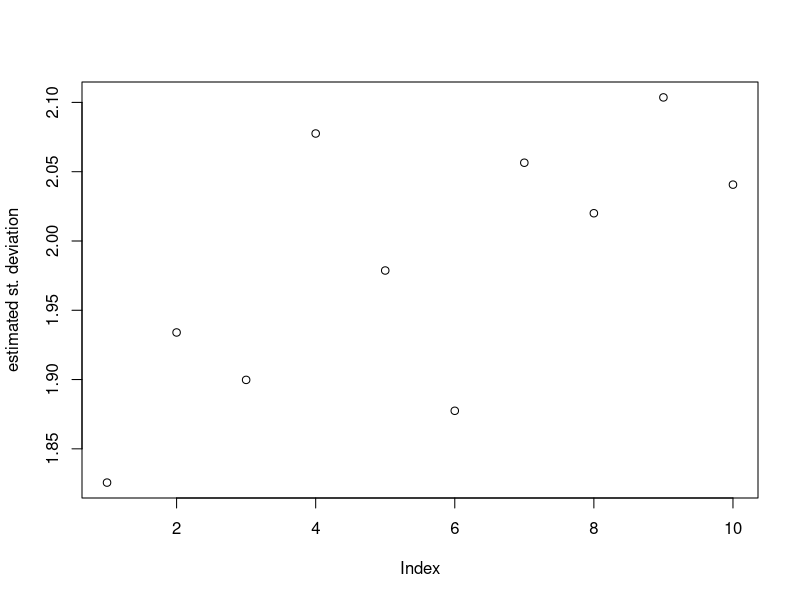
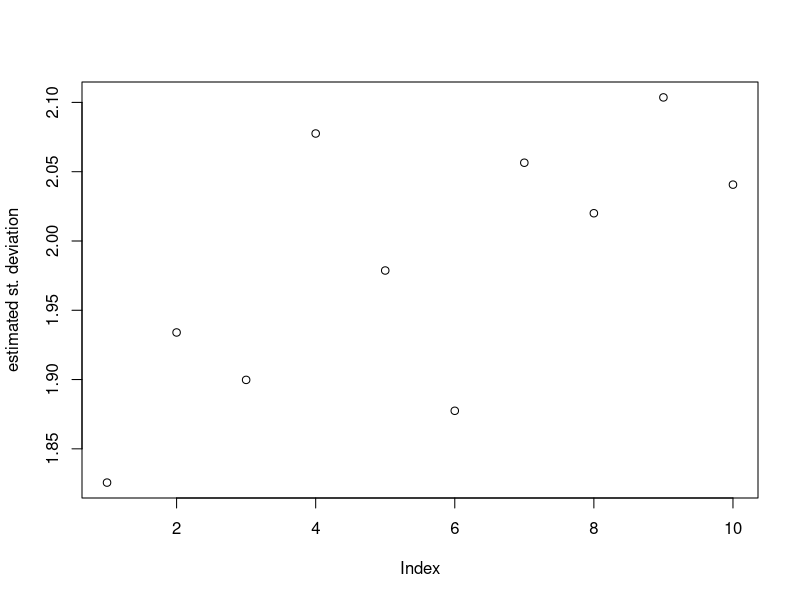
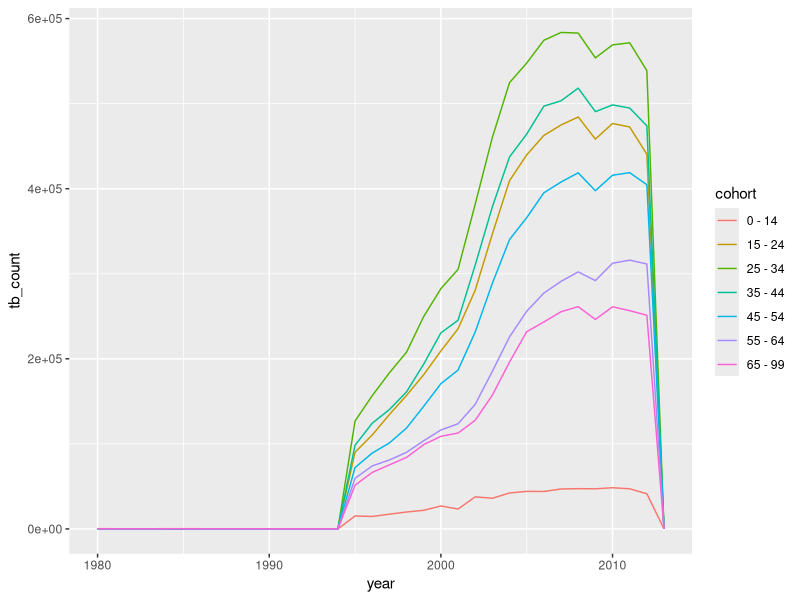

Here is the R script that generated these plots, in order:
## ---- chunk 1
knitr::opts_chunk$set(echo = FALSE)
set.seed(123)
## ---- chunk 2
x <- rnorm(1000)
mean(x)      # standard
## ---- chunk 3
library(magrittr)
x %>% mean() # piped
## ---- chunk 4
mean(x, trim = 0.2)
x %>% mean(trim = 0.2)
## ---- chunk 5
sprintf("%.15f", sqrt(var(x)))
x %>% var() %>% sqrt() %>% sprintf("%.15f", .)
## ---- chunk 6
set.seed(123)
## ---- chunk 7
plot(apply(matrix(rnorm(1000, sd = 2), 
                  ncol = 10),
           MARGIN = 2,
           FUN = function(x) sqrt(var(x))),
     ylab = "estimated st. deviation")
## ---- chunk 8
set.seed(123)
## ---- chunk 9
rnorm(1000, sd = 2) %>% 
  matrix(ncol = 10) %>% 
  apply(MARGIN = 2, FUN = . %>% var() %>% sqrt()) %>%
  plot(ylab = "estimated st. deviation")
## ---- chunk 10
mtcars_sub       <- subset(mtcars, hp > 120 & cyl == 6)
mtcars_sub_trans <- transform(mtcars_sub,
                              kpl = mpg * 0.4251,
                              kw = hp * 0.7457)
mtcars_sub_trans_select <-
  mtcars_sub_trans[, c("cyl", "kpl", "kw")]
mtcars_sub_trans_select
## ---- chunk 11
mtcars %>%
  subset(hp > 120 & cyl == 6) %>%
  transform(kpl = mpg * 0.4251, 
            kw  = hp  * 0.7457) %>%
  `[`(c("cyl", "kpl", "kw"))
## ---- chunk 12
library(tidyr)
library(dplyr)
who <- tidyr::who %>% 
  select(-matches("newrel|new_ep|new_sn")) %>% 
  `colnames<-`(gsub("new_sp_", "", colnames(.))) %>% 
   `colnames<-`(gsub("65", "6599", colnames(.))) %>% 
  slice(-(1:50))
## ---- chunk 13
who %>% 
  print(width = 70) # world health organisation
## ---- chunk 14
who %>% 
  gather(key = gender_age, value = count, -(country:year)) 
## ---- chunk 15
who %>% 
  gather(key = gender_age, value = count, -(country:year)) %>% 
  separate(gender_age, into = c("gender", "cohort"), sep = 1)
## ---- chunk 16
library(dplyr)
who %>% 
  gather(key = gender_age, value = count, -(country:year)) %>% 
  separate(gender_age, into = c("gender", "cohort"), sep = 1) %>% 
  mutate(cohort = gsub("^(.+)(.{2})$", "\\1 - \\2", cohort))
## ---- chunk 17
library(ggplot2)
library(dplyr)
who %>% 
  gather(key = gender_age, value = count, -(country:year)) %>% 
  separate(gender_age, into = c("gender", "cohort"), sep = 1) %>% 
  mutate(cohort = gsub("^(.+)(.{2})$", "\\1 - \\2", cohort)) %>% 
  group_by(year, cohort) %>% 
  summarise(tb_count = sum(count, na.rm = TRUE)) %>% 
  ggplot(aes(x = year, y = tb_count, colour = cohort)) + geom_line()
## ---- chunk 18
who %>% 
  gather(key = gender_age, value = count, -(country:year)) %>% 
  separate(gender_age, into = c("gender", "cohort"), sep = 1) %>% 
  separate(cohort, into = c("min_age", "max_age"), sep = -3)
## ---- chunk 19
# knitr::include_graphics("tidy_data_cheatsheet.jpg")
